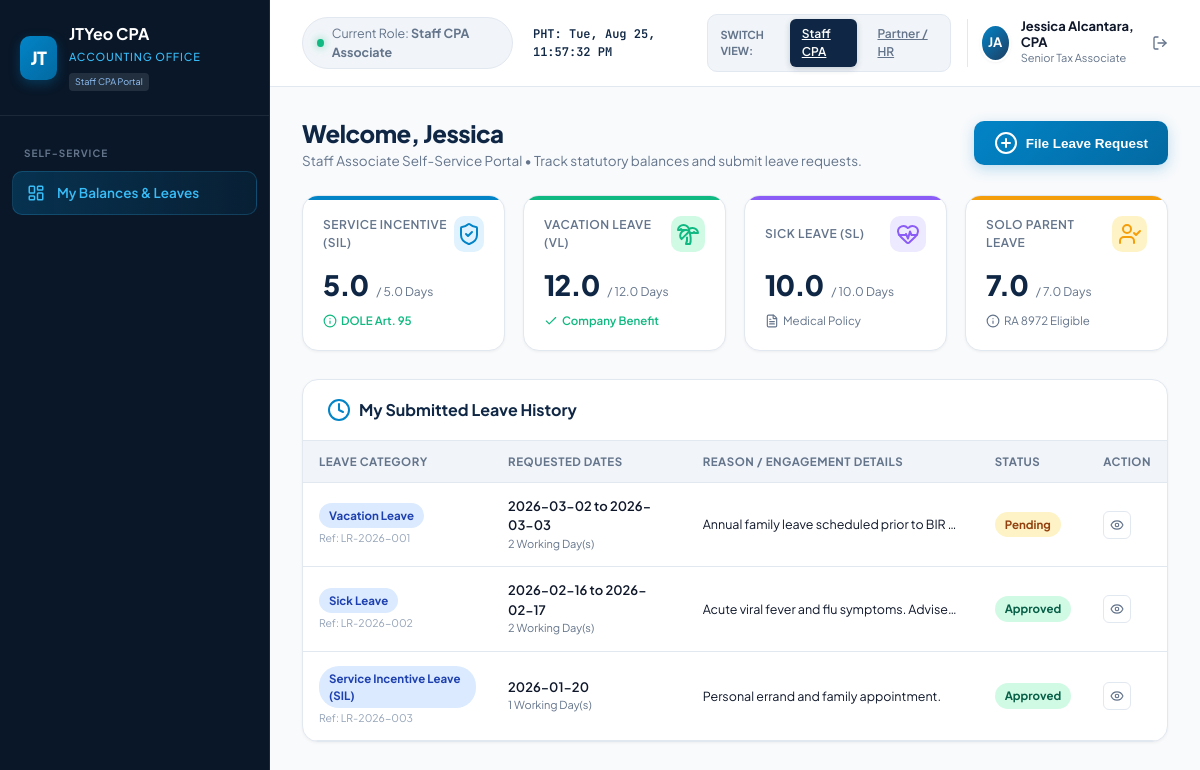
The app's page /staff_dashboard.php (signed in), older data.
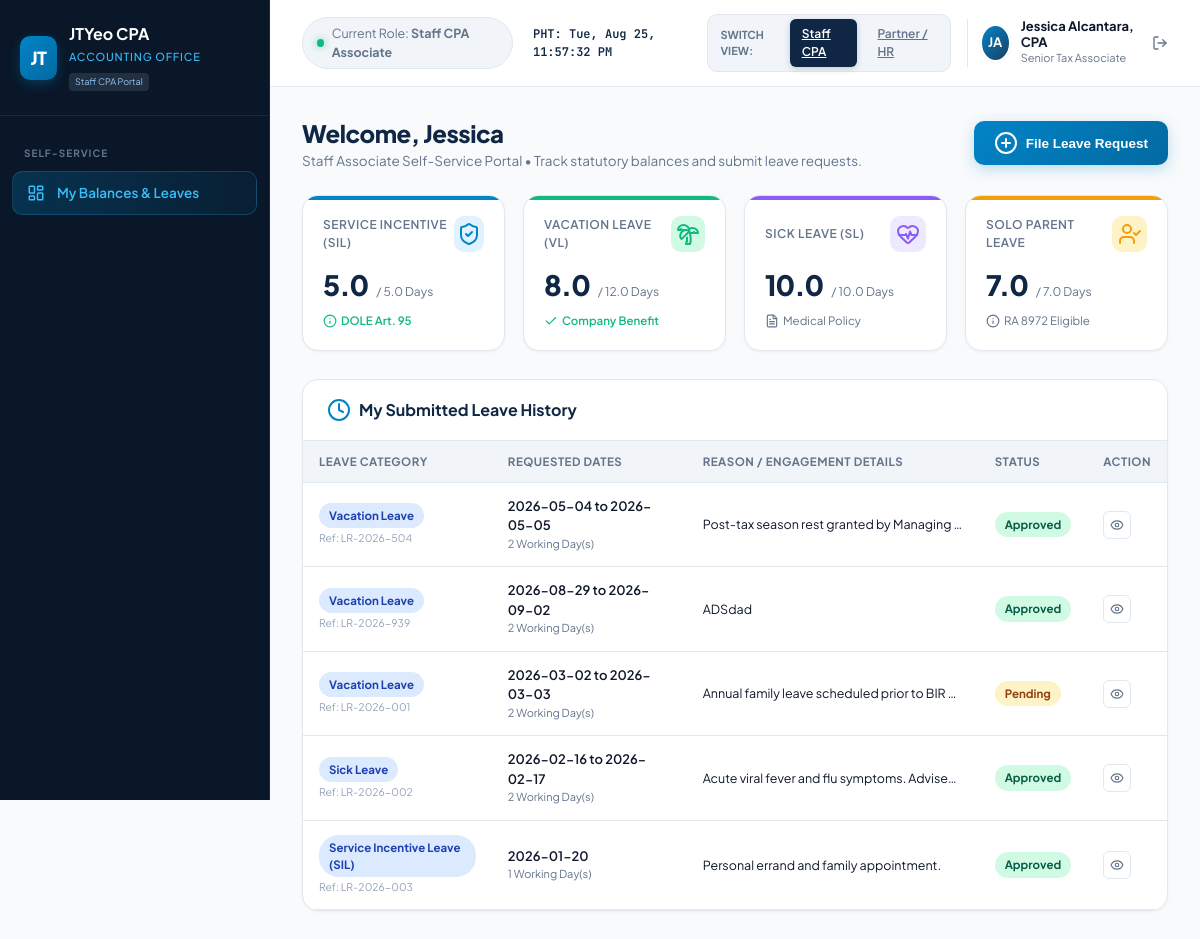
The same page, newer data.
### tables this page shows
CREATE TABLE leave_balances (
            id INTEGER PRIMARY KEY AUTOINCREMENT,
            user_id INTEGER NOT NULL,
            sil_balance REAL DEFAULT 5.0, -- DOLE 5-day Service Incentive Leave
            vl_balance REAL DEFAULT 12.0, -- Vacation Leave
            sl_balance REAL DEFAULT 10.0, -- Sick Leave
            solo_parent_balance REAL DEFAULT 7.0,
            updated_at DATETIME DEFAULT CURRENT_TIMESTAMP,
            FOREIGN KEY (user_id) REFERENCES users(id) ON DELETE CASCADE
        );

CREATE TABLE leave_requests (
            id INTEGER PRIMARY KEY AUTOINCREMENT,
            ref_no TEXT UNIQUE NOT NULL,
            user_id INTEGER NOT NULL,
            leave_type TEXT NOT NULL, -- 'SIL', 'VL', 'SL', 'SoloParent', 'MagnaCarta', 'VAWC', 'Emergency'
            leave_type_label TEXT NOT NULL,
            start_date DATE NOT NULL,
            end_date DATE NOT NULL,
            days_count REAL NOT NULL,
            duration_mode TEXT DEFAULT 'full',
            reason TEXT NOT NULL,
            attachment_path TEXT,
            status TEXT DEFAULT 'Pending', -- 'Pending', 'Approved', 'Rejected'
            approver_name TEXT,
            rejection_reason TEXT,
            created_at DATETIME DEFAULT CURRENT_TIMESTAMP,
            decided_at DATETIME,
            FOREIGN KEY (user_id) REFERENCES users(id) ON DELETE CASCADE
        );

### auth.php (called while the page is built, shortened)
<?php
require_once __DIR__ . '/config/db.php';
function getCurrentUser() {
    global $pdo;
    $stmt = $pdo->prepare("
        SELECT u.*, b.sil_balance, b.vl_balance, b.sl_balance, b.solo_parent_balance
        FROM users u
        LEFT JOIN leave_balances b ON u.id = b.user_id
        WHERE u.id = ?
    ");
    $stmt->execute([$_SESSION['user_id']]);
    $user = $stmt->fetch();
    return $user;
}

### staff_dashboard.php (the view, shortened to what the changed rows need)
<?php
require_once __DIR__ . '/auth.php';
$user = getCurrentUser();
$stmt = $pdo->prepare("SELECT * FROM leave_balances WHERE user_id = ?");
$stmt->execute([$user['id']]);
$balances = $stmt->fetch() ?: ['sil_balance' => 5.0, 'vl_balance' => 12.0, 'sl_balance' => 10.0, 'solo_parent_balance' => 7.0];
$silBalance = (float) $balances['sil_balance'];
$vlBalance = (float) $balances['vl_balance'];
$slBalance = (float) $balances['sl_balance'];
$splBalance = (float) $balances['solo_parent_balance'];
$leaveReqStmt = $pdo->prepare("
    SELECT r.*, u.name as employee_name, u.department, u.title, u.avatar_initials
    FROM leave_requests r
    JOIN users u ON r.user_id = u.id
    WHERE r.user_id = ?
    ORDER BY r.created_at DESC
    LIMIT 10
");
$leaveReqStmt->execute([$user['id']]);
$leaveRequests = $leaveReqStmt->fetchAll();
?>
<!DOCTYPE html>
<html lang="en">
<head>
  <link rel="stylesheet" href="style.css">
  <link href="https://cdn.jsdelivr.net/npm/fullcalendar@5.11.3/main.min.css" rel="stylesheet">
</head>
<body>
  <div class="app-container">
    <aside class="sidebar">
      <div class="brand-section">
        <div class="brand-info">
          <h2>JTYeo CPA</h2>
        </div>
      </div>
    </aside>
    <main class="main-wrapper">
      <div class="content-area">
        <div id="tab-my-portal" class="tab-pane">
          <div class="page-header">
            <div class="page-title">
              <h1>Welcome, <?= htmlspecialchars(explode(' ', $user['name'])[0]) ?></h1>
            </div>
          </div>
          <div class="kpi-grid">
            <div class="kpi-card blue">
              <div class="kpi-value-row">
                <span class="kpi-value"><?= number_format($silBalance, 1) ?></span>
                <span class="kpi-sub">/ 5.0 Days</span>
              </div>
            </div>
            <div class="kpi-card green">
              <div class="kpi-value-row">
                <span class="kpi-value"><?= number_format($vlBalance, 1) ?></span>
                <span class="kpi-sub">/ 12.0 Days</span>
              </div>
            </div>
            <div class="kpi-card purple">
              <div class="kpi-value-row">
                <span class="kpi-value"><?= number_format($slBalance, 1) ?></span>
                <span class="kpi-sub">/ 10.0 Days</span>
              </div>
            </div>
            <div class="kpi-card amber">
              <div class="kpi-value-row">
                <span class="kpi-value"><?= number_format($splBalance, 1) ?></span>
                <span class="kpi-sub">/ 7.0 Days</span>
              </div>
            </div>
          </div>
          <div class="dashboard-card">
            <div class="table-responsive">
              <table class="custom-table">
                <thead>
                  <tr>
                    <th>Leave Category</th>
                    <th>Requested Dates</th>
                    <th>Reason / Engagement Details</th>
                    <th>Status</th>
                    <th>Action</th>
                  </tr>
                </thead>
                <tbody>
                  <?php if (empty($leaveRequests)): ?>
                    <tr>
                      <td colspan="5" style="text-align:center; padding:36px; color:var(--text-muted);">
                        <i data-lucide="calendar"
                          style="width:28px;height:28px;margin:0 auto 8px;display:block;opacity:0.4;"></i>
                        No leave applications filed yet. Click <strong>"File Leave Request"</strong> to submit an
                        application.
                      </td>
                    </tr>
                  <?php else: ?>
                    <?php foreach ($leaveRequests as $req): ?>
                      <tr>
                        <td>
                          <span class="badge badge-vl"><?= htmlspecialchars($req['leave_type_label']) ?></span>
                          <div style="font-size:10.5px; color:var(--text-light); margin-top:2px;">Ref: <?= $req['ref_no'] ?>
                          </div>
                        </td>
                        <td>
                          <div style="font-weight:600;"><?= $req['start_date'] ?>
                            <?= $req['start_date'] !== $req['end_date'] ? 'to ' . $req['end_date'] : '' ?></div>
                          <div style="font-size:11px; color:var(--text-muted);"><?= $req['days_count'] ?> Working Day(s)
                          </div>
                        </td>
                        <td>
                          <div
                            style="font-size:12.5px; max-width:260px; white-space:nowrap; overflow:hidden; text-overflow:ellipsis;"
                            title="<?= htmlspecialchars($req['reason']) ?>">
                            <?= htmlspecialchars($req['reason']) ?>
                          </div>
                        </td>
                        <td>
                          <?php
                          $statusBadge = 'badge-pending';
                          if ($req['status'] === 'Approved')
                            $statusBadge = 'badge-approved';
                          ?>
                          <span class="badge <?= $statusBadge ?>"><?= $req['status'] ?></span>
                        </td>
                        <td>
                          <button class="btn-icon" title="View Dual Signoff Stepper & Details"
                            onclick="viewDetailsModal('<?= $req['ref_no'] ?>', '<?= addslashes($req['employee_name']) ?>', '<?= addslashes($req['leave_type_label']) ?>', '<?= $req['days_count'] ?>', '<?= $req['start_date'] ?>', '<?= $req['end_date'] ?>', '<?= addslashes($req['reason']) ?>', '<?= $req['status'] ?>', '<?= addslashes($req['approver_name'] ?? 'Pending') ?>', '<?= addslashes($req['rejection_reason'] ?? '') ?>')">
                            <i data-lucide="eye" style="width:14px;height:14px;"></i>
                          </button>
                        </td>
                      </tr>
                    <?php endforeach; ?>
                  <?php endif; ?>
                </tbody>
              </table>
            </div>
          </div>
        </div>
      </div>
    </main>
  </div>
</body>
</html>

Row changes from the older to the newer data that the page shows:
changed leave_balances: vl_balance "12.0" → "8.0"
added leave_requests: leave_type_label "Vacation Leave", ref_no "LR-2026-504", start_date "2026-05-04", end_date "2026-05-05", days_count "2", reason "Post-tax season rest granted by Managing…", status "Approved"
added leave_requests: leave_type_label "Vacation Leave", ref_no "LR-2026-939", start_date "2026-08-29", end_date "2026-09-02", days_count "2", reason "ADSdad", status "Approved"
